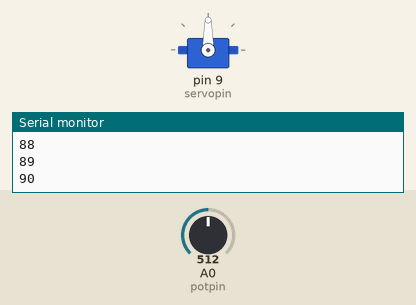
This sketch was run on a simulated Arduino Uno, built with avr-gcc and run on an emulated ATmega328P. Shown: servo, the last lines printed to the serial monitor. Inputs (shaded band) come from the test bench; at power-on: A0 (potpin) = 512.

Above: at 1.2 s.
1.3 s: A0 (potpin) set to 798
2.8 s: A0 (potpin) set to 822
At 3.25 s:
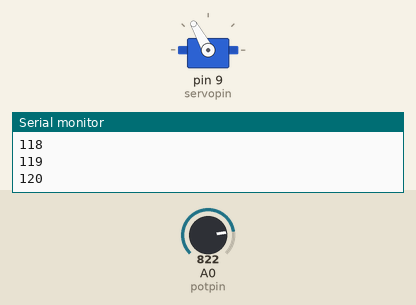
At 4.2 s:
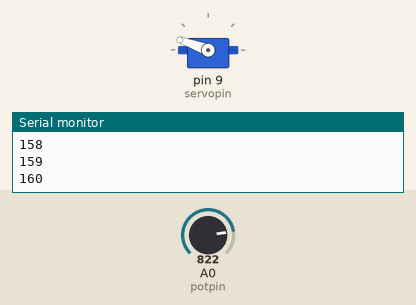
5.3 s: A0 (potpin) set to 280
At 8.8 s:
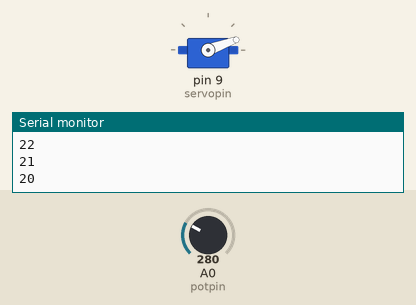
Timing chart, 0 to 10.3 s (numbered marks = the images above; inputs shaded):
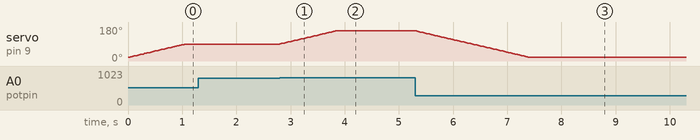

Measured:
- the behaviour switches between 810 and 811 on A0 (potpin) (found by bisection; images 0 and 1)
- after the input at 1.3 s, every drawn part: stays the same
- after the input at 2.8 s, servo on pin 9 (servopin): moves from 90° to 160° over 1.0 s, starting at once
- after the input at 5.3 s, servo on pin 9 (servopin): moves from 160° to 20° over 2.1 s, starting at once

The sketch:

statesandactuator.ino
```cpp
#include <Servo.h>;


int state = 0;
unsigned long lasttime = 0;
const int interval = 15;

const int potpin = A0;
const int servopin = 9;

const int leftangle = 20;
const int rightangle = 160;
const int middleangle= 90;
  int targetAngle = 20;


int currentangle = 20;


Servo servo;


void setup() {

  servo.attach(servopin);

  Serial.begin(9600);
  servo.write(20);


}

void loop() {


//STATE MACHINE
int potValue = analogRead(potpin);

//left to middle
if(state == 0){
  if(potValue >310){
  targetAngle = 90;
  state = 1;
  }
}

//middle to left
if(state == 1){
  if(potValue <290 ){
    targetAngle = 20;
    state = 0;

  }
}

//middle to right
if(state ==1){
  if(potValue >810){
    targetAngle = 160;
    state = 2;
  }
}

//right to middle
if(state == 2){
  if(potValue <790){
    targetAngle = 90;
    state =1;
  }
}


// PART TWO THE ACTUATOR


unsigned long currenttime = millis();
if(currenttime - lasttime >= interval){

  if(currentangle > targetAngle){
    currentangle = currentangle -1;
    servo.write(currentangle);
    lasttime = millis();
    Serial.println(currentangle);

  }


  else if(currentangle < targetAngle){
    currentangle = currentangle +1;
    servo.write(currentangle);
    lasttime = millis();
    Serial.println(currentangle);
  }

}
}
```
